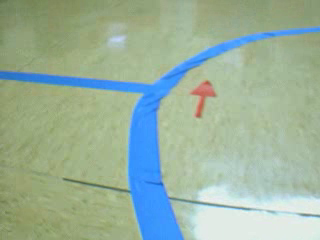
#> input picture Segunda fase/Entrega2y4/ConsignaMarca/imgs/imagenOrigen.png, 320 x 240 px, found by its file name
$ jupyter execute --allow-errors EntrenamientoYSegmentacion.ipynb
#> lines starting #> are read from the running program, lines starting #| are printed output that depends on the picture
[cell 1]
import imageio as iio
import numpy as np
from matplotlib import pyplot as plt
from mpl_toolkits.mplot3d import Axes3D as ax3d
import normalizaImg as normaliza
import numpy as np
from sklearn.neighbors.nearest_centroid import NearestCentroid
from sklearn.neighbors import KNeighborsClassifier
from sklearn.decomposition import PCA # noqa, disable flycheck warning
import cv2

[cell 2]
# Leo las imagenes de entrenamiento
orig_img = iio.imread('imgs/imagenOrigen.png')
#> orig_img is the input picture: shape (240, 320, 3); mean R, G, B 154.1, 177.3, 157.8
mark_img  = iio.imread('imgs/imagenMarcada.png')
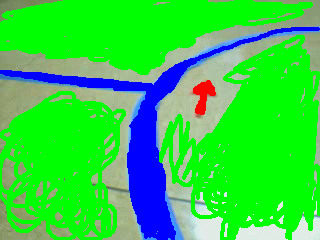
#> input picture Segunda fase/Entrega2y4/ConsignaMarca/imgs/imagenMarcada.png, 320 x 240 px, found by its file name
#> mark_img is the input picture: shape (240, 320, 3); mean R, G, B 51.8, 207.1, 71.1


# Ahora hago lo mismo con los datos normalizados segun la 'normalizacion rgb'
# Básicamente normalizo(rgb)'/1(r+g+b)
# Divido el valor RGB de cada pixel por la suma de los tres valores
img_norm = np.rollaxis((np.rollaxis(orig_img, 2)+0.1)/(np.sum(orig_img, 2)+0.1), 0, 3)
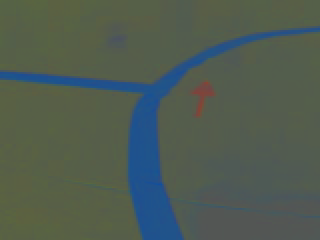
#> img_norm: shape (240, 320, 3) float64; mean R, G, B 0.315, 0.364, 0.322

data_red = img_norm[np.where(np.all(np.equal(mark_img, (255, 0, 0)), 2))]
#> data_red = 428 rows, first 8: [0.407, 0.338, 0.255], [0.377, 0.344, 0.279], [0.375, 0.343, 0.282], [0.418, 0.339, 0.244], [0.423, 0.339, 0.239], [0.385, 0.346, 0.27], [0.38, 0.344, 0.276], [0.34, 0.37, 0.291]
data_green = img_norm[np.where(np.all(np.equal(mark_img, (0, 255, 0)), 2))]
data_blue = img_norm[np.where(np.all(np.equal(mark_img, (0, 0, 255)), 2))]


data = np.concatenate([data_red, data_green, data_blue])

target = np.concatenate([np.zeros(len(data_red[:]), dtype=int),
                             np.ones(len(data_green[:]), dtype=int),
                             np.full(len(data_blue[:]), 2, dtype=int)])

#> (the rest of this cell did not finish here and is left out)
